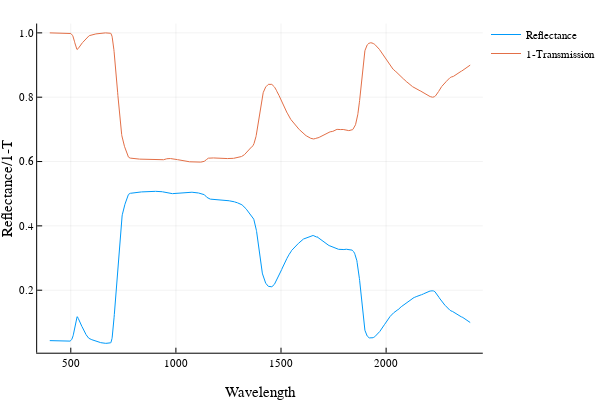

The notebook cell saved with this chart:
### Code cell
plot(FluspectMod.lambda, RT[:,1], xlabel="Wavelength", ylabel="Reflectance/1-T", label="Reflectance")
plot!(FluspectMod.lambda, 1 .-RT[:,2], xlabel="Wavelength", ylabel="Reflectance/1-T", label="1-Transmission")

### Figure 1 — Plotly figure (JSON) as saved in the notebook; plotly's stock layout.template omitted (floating-point values rounded to 4 significant figures; data arrays with more than 128 entries replaced by an {"elided": "..."} marker saying what was removed)
{"data": [{"colorbar": {"title": ""}, "hoverinfo": "text", "legendgroup": "Reflectance", "line": {"color": "rgba(0, 154, 250, 1.000)", "dash": "solid", "shape": "linear", "width": 1}, "mode": "lines", "name": "Reflectance", "showlegend": true, "text": {"elided": "2001 null values"}, "type": "scatter", "x": {"elided": "2001 int values"}, "xaxis": "x1", "y": {"elided": "2001 float values"}, "yaxis": "y1", "zmax": 0.1, "zmin": -0.1}, {"colorbar": {"title": ""}, "hoverinfo": "text", "legendgroup": "1-Transmission", "line": {"color": "rgba(227, 111, 71, 1.000)", "dash": "solid", "shape": "linear", "width": 1}, "mode": "lines", "name": "1-Transmission", "showlegend": true, "text": {"elided": "2001 null values"}, "type": "scatter", "x": {"elided": "2001 int values"}, "xaxis": "x1", "y": {"elided": "2001 float values"}, "yaxis": "y1", "zmax": 0.1, "zmin": -0.1}], "layout": {"annotations": [], "height": 400, "legend": {"bgcolor": "rgba(255, 255, 255, 1.000)", "bordercolor": "rgba(0, 0, 0, 1.000)", "font": {"color": "rgba(0, 0, 0, 1.000)", "family": "sans-serif", "size": 11}, "tracegroupgap": 0, "x": 1, "y": 1}, "margin": {"b": 20, "l": 0, "r": 0, "t": 20}, "paper_bgcolor": "rgba(255, 255, 255, 1.000)", "plot_bgcolor": "rgba(255, 255, 255, 1.000)", "showlegend": true, "width": 600, "xaxis": {"anchor": "y1", "domain": [0.07647, 0.9934], "gridcolor": "rgba(0, 0, 0, 0.100)", "gridwidth": 0.5, "linecolor": "rgba(0, 0, 0, 1.000)", "mirror": false, "range": [340, 2460], "showgrid": true, "showline": true, "showticklabels": true, "tickangle": 0, "tickcolor": "rgb(0, 0, 0)", "tickfont": {"color": "rgba(0, 0, 0, 1.000)", "family": "sans-serif", "size": 11}, "tickmode": "array", "ticks": "inside", "ticktext": ["500", "1000", "1500", "2000"], "tickvals": [500, 1000, 1500, 2000], "title": "Wavelength", "titlefont": {"color": "rgba(0, 0, 0, 1.000)", "family": "sans-serif", "size": 15}, "type": "-", "visible": true, "zeroline": false, "zerolinecolor": "rgba(0, 0, 0, 1.000)"}, "yaxis": {"anchor": "x1", "domain": [0.07581, 0.9902], "gridcolor": "rgba(0, 0, 0, 0.100)", "gridwidth": 0.5, "linecolor": "rgba(0, 0, 0, 1.000)", "mirror": false, "range": [0.005742, 1.029], "showgrid": true, "showline": true, "showticklabels": true, "tickangle": 0, "tickcolor": "rgb(0, 0, 0)", "tickfont": {"color": "rgba(0, 0, 0, 1.000)", "family": "sans-serif", "size": 11}, "tickmode": "array", "ticks": "inside", "ticktext": ["0.2", "0.4", "0.6", "0.8", "1.0"], "tickvals": [0.2, 0.4, 0.6, 0.8, 1], "title": "Reflectance/1-T", "titlefont": {"color": "rgba(0, 0, 0, 1.000)", "family": "sans-serif", "size": 15}, "type": "-", "visible": true, "zeroline": false, "zerolinecolor": "rgba(0, 0, 0, 1.000)"}}}
